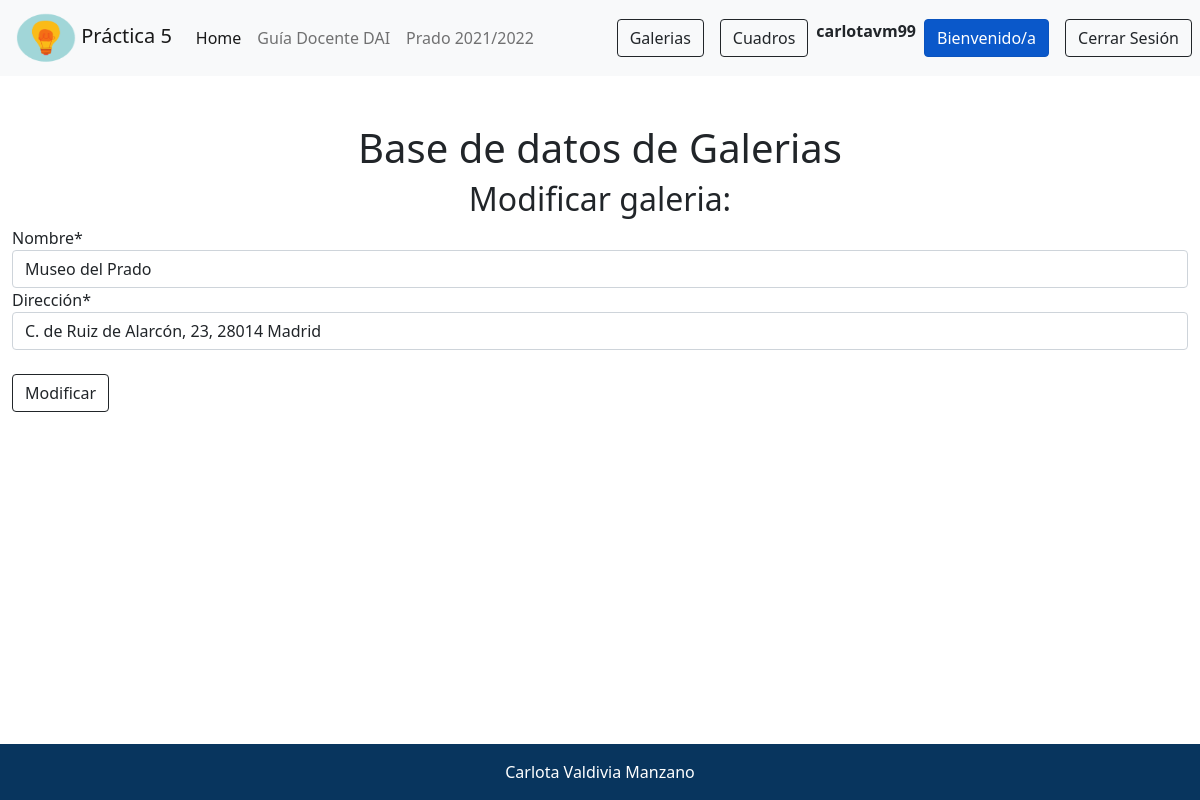
/galerias/modificar/Museo del Prado (signed in), run on the app's committed database.
### galerias/models.py (models this page shows, shortened)
class Galeria(models.Model):
  nombre     = models.CharField(max_length=200)
  dirección  = models.CharField(max_length=100)

### galerias/views.py (the view)
# urls.py: path('galerias/modificar/<str:pk>', views.modificarGaleria, name='modificar_galeria'),
@user_passes_test(lambda u: u.is_superuser, login_url='/admin/logout/')
@user_passes_test(lambda u: u.is_superuser, login_url='/admin/login/')
def modificarGaleria(request, pk):
    error = None
    galeria = Galeria.objects.get(nombre=pk)
    if request.method == "POST":
        form = GaleriaForm(request.POST, instance=galeria)
        if form.is_valid():
            form.save()
            return redirect('lista_galerias')
        else:
            error = form.errors
    else:
        form = GaleriaForm(instance=galeria)
    return render(request, 'modificar_galeria.html', {'form':form, 'error':error})

### galerias/forms.py
class GaleriaForm(forms.ModelForm):
    class Meta:
        model = Galeria
        fields = ('nombre', 'dirección')

### galerias/templates/modificar_galeria.html (shortened to what this page needs)
{%extends "base.html" %}
{%block content %}
<h1 class="text-center">Base de datos de Galerias </h1>
{% load crispy_forms_tags %}
    <div class="row">
        <div class="text-center">
            <h2>Modificar galeria:</h2>
        </div>
        <form method="POST">
            {{ form|crispy }}
            <br>
                <button type="submit" class="btn btn-outline-dark text-center">Modificar</button>
        </form>
    </div>
{% endblock %}

### galerias/templates/base.html (shortened to what this page needs)
<!doctype html>
{% load static %}
<html lang="en">
	<head>
		<link href="https://cdn.jsdelivr.net/npm/bootstrap@5.1.3/dist/css/bootstrap.min.css" rel="stylesheet">
	</head>
	<body>
		<header>
		<nav class="navbar navbar-expand-lg navbar-light bg-light" >
			<a class="navbar-brand ms-3" href="/#">
				<img src="{% static 'logo.png' %}" width="60px" height="50px">
				Práctica 5
			</a>
			<div class="collapse navbar-collapse" id="navbarSupportedContent">
				<ul class="navbar-nav mr-auto">
					<li class="nav-item active">
						<a class="nav-link active" href="/#">Home</a>
					</li>
					<li class="nav-item active">
						<a class="nav-link" href="https://grados.ugr.es/ramas/ingenieria-arquitectura/grado-ingenieria-informatica/desarrollo-aplicaciones-internet-especialidad-tecnologias-la-informacion/guia-docente">Guía Docente DAI</a>
					</li>
					<li class="nav-item active">
						<a class="nav-link" href="https://pradogrado2122.ugr.es/auth/saml/login.php">Prado 2021/2022</a>
					</li>
				</ul>
				<ul class="nav navbar-nav ms-auto">
					<a href="{% url 'lista_galerias' %}" class="btn btn-outline-dark my-2 my-sm-0 ms-2 me-2" role="button" aria-pressed="true">Galerias</a>
					<a href="{% url 'lista_cuadros' %}" class="btn btn-outline-dark my-2 my-sm-0 ms-2 me-2" role="button" aria-pressed="true">Cuadros</a>
					{% if request.user.is_authenticated %}
					<strong id="username">{{request.user}}</strong>
					<div class="btn-group mr-1 ms-2 me-2">
						<a  class="btn btn-primary active">
							 Bienvenido/a
					</a>
					</div>
					<a href="/accounts/logout" class="btn btn-outline-dark my-2 my-sm-0 ms-2 me-2" role="button" aria-pressed="true">Cerrar Sesión</a>
					{% else %}
					<a href="/accounts/login" class="btn btn-outline-dark my-2 my-sm-0 ms-2 me-2" role="button" aria-pressed="true">Iniciar Sesión</a>
					<a href="/accounts/signup" class="btn btn-outline-dark my-2 my-sm-0 ms-2 me-2" role="button" aria-pressed="true">Regístrate</a>
					{% endif %}
				</ul>
			</div>
		</nav>
		</header>
		<div class="container-fluid">
			<div class="col-sm mt-5">
				{% block content %}
				{% endblock %}
				<br>
				<br>
				<br>
				<br>
				<br>
				<br>
			</div>
		</div>
		<footer class="text-center text-white fixed-bottom" style="background-color: #0a4275;">
			<div class="text-center p-3" style="background-color: rgba(0, 0, 0, 0.2);">
				Carlota Valdivia Manzano
			</div>
		</footer>
	</body>
</html>

### data on the page
Galeria: nombre "Museo del Prado", dirección "C. de Ruiz de Alarcón, 23, 28014 Madrid"

### other printed values
{{ request.user }} "carlotavm99"
